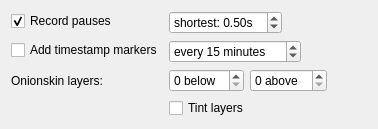
          <widget class="QWidget" name="stackedWidgetPage2">
           <layout class="QFormLayout">
            <item row="1" column="0">
             <widget class="QCheckBox" name="recordpause">
              <property name="text">
               <string>Record pauses</string>
              </property>
              <property name="checked">
               <bool>true</bool>
              </property>
             </widget>
            </item>
            <item row="1" column="1">
             <layout class="QHBoxLayout">
              <item>
               <widget class="QDoubleSpinBox" name="minimumpause">
                <property name="prefix">
                 <string>shortest: </string>
                </property>
                <property name="suffix">
                 <string>s</string>
                </property>
                <property name="minimum">
                 <double>0.030000000000000</double>
                </property>
                <property name="maximum">
                 <double>60.000000000000000</double>
                </property>
                <property name="singleStep">
                 <double>0.100000000000000</double>
                </property>
                <property name="value">
                 <double>0.500000000000000</double>
                </property>
               </widget>
              </item>
              <item>
               <spacer>
                <property name="orientation">
                 <enum>Qt::Horizontal</enum>
                </property>
                <property name="sizeHint" stdset="0">
                 <size>
                  <width>40</width>
                  <height>20</height>
                 </size>
                </property>
               </spacer>
              </item>
             </layout>
            </item>
            <item row="3" column="0">
             <widget class="QCheckBox" name="recordtimestamp">
              <property name="text">
               <string>Add timestamp markers</string>
              </property>
             </widget>
            </item>
            <item row="3" column="1">
             <layout class="QHBoxLayout">
              <item>
               <widget class="QSpinBox" name="timestampInterval">
                <property name="suffix">
                 <string> minutes</string>
                </property>
                <property name="prefix">
                 <string>every </string>
                </property>
                <property name="minimum">
                 <number>1</number>
                </property>
                <property name="maximum">
                 <number>1440</number>
                </property>
                <property name="singleStep">
                 <number>5</number>
                </property>
                <property name="value">
                 <number>15</number>
                </property>
               </widget>
              </item>
              <item>
               <spacer>
                <property name="orientation">
                 <enum>Qt::Horizontal</enum>
                </property>
                <property name="sizeHint" stdset="0">
                 <size>
                  <width>40</width>
                  <height>20</height>
                 </size>
                </property>
               </spacer>
              </item>
             </layout>
            </item>
            <item row="7" column="0">
             <widget class="QLabel">
              <property name="text">
               <string>Onionskin layers:</string>
              </property>
             </widget>
            </item>
            <item row="7" column="1">
             <layout class="QHBoxLayout">
              <item>
               <widget class="QSpinBox" name="onionskinsBelow">
                <property name="suffix">
                 <string> below</string>
                </property>
               </widget>
              </item>
              <item>
               <widget class="QSpinBox" name="onionskinsAbove">
                <property name="suffix">
                 <string> above</string>
                </property>
                <property name="maximum">
                 <number>10</number>
                </property>
               </widget>
              </item>
              <item>
               <spacer>
                <property name="orientation">
                 <enum>Qt::Horizontal</enum>
                </property>
                <property name="sizeHint" stdset="0">
                 <size>
                  <width>40</width>
                  <height>20</height>
                 </size>
                </property>
               </spacer>
              </item>
             </layout>
            </item>
            <item row="8" column="1">
             <widget class="QCheckBox" name="onionskinTint">
              <property name="text">
               <string>Tint layers</string>
              </property>
             </widget>
            </item>
           </layout>
          </widget>
